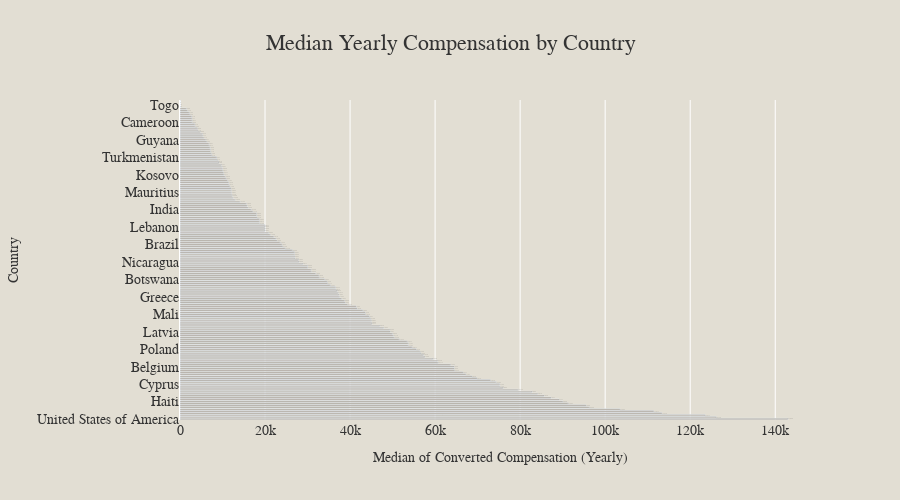

The code cell stored with this chart in its notebook:
### Code cell
# Median Yearly Compensation by Country

import plotly.express as px

# Remove rows with missing compensation or country
df_median = df.dropna(subset=['ConvertedCompYearly', 'Country'])

# Group by 'EdLevel' and calculate the median compensation
median_comp = (
    df_median
    .groupby('Country')['ConvertedCompYearly']
    .median()
    .reset_index()
    .rename(columns={'ConvertedCompYearly': 'MedianComp'})
    .sort_values('MedianComp', ascending=False)
)

median_comp = median_comp[median_comp['Country'] != 'Gabon']

custom_bar_color = '#A89F91'
background_color = '#E2DED3'
font_color = '#333333'

# Create the bar chart
fig = px.bar(
    median_comp,
    x='MedianComp',
    y='Country',
    orientation='h',
    color_discrete_sequence=[custom_bar_color],
    title='Median Yearly Compensation by Country',
    labels={
        'MedianComp': 'Median of Converted Compensation (Yearly)',
        'Country': 'Country'
    },
    text='MedianComp'
)

# Update layout for aesthetics and theme matching
fig.update_traces(
    texttemplate='%{text:,.0f}',
    textposition='outside',
    textfont=dict(size=12, color=font_color)
)
fig.update_layout(
    yaxis=dict(automargin=True, tickfont=dict(size=14, color=font_color)),
    xaxis=dict(tickfont=dict(size=14, color=font_color), title='Median of Converted Compensation (Yearly)'),
    title=dict(x=0.5, font=dict(size=22, color=font_color)),
    plot_bgcolor=background_color,
    paper_bgcolor=background_color,
    bargap=0.3,
    coloraxis_showscale=False,
    height=500,
    font=dict(family='Arial, sans-serif', color=font_color)
)

fig.show()
html_str = fig.to_html(full_html=False, include_plotlyjs='cdn')

# Save the snippet to a file
with open("median_salary_by_country_snippet.html", "w") as f:
    f.write(html_str)

### Figure 1 — Plotly figure (JSON) as saved in the notebook; plotly's stock layout.template omitted (floating-point values rounded to 4 significant figures; data arrays with more than 128 entries replaced by an {"elided": "..."} marker saying what was removed)
{"data": [{"hovertemplate": "Median of Converted Compensation (Yearly)=%{text}<br>Country=%{y}<extra></extra>", "legendgroup": "", "marker": {"color": "#A89F91", "pattern": {"shape": ""}}, "name": "", "orientation": "h", "showlegend": false, "text": {"elided": "165 float values"}, "textfont": {"color": "#333333", "size": 12}, "textposition": "outside", "texttemplate": "%{text:,.0f}", "type": "bar", "x": {"elided": "165 float values"}, "xaxis": "x", "y": {"elided": "165 str values"}, "yaxis": "y"}], "layout": {"bargap": 0.3, "barmode": "relative", "coloraxis": {"showscale": false}, "font": {"color": "#333333", "family": "Arial, sans-serif"}, "height": 500, "legend": {"tracegroupgap": 0}, "paper_bgcolor": "#E2DED3", "plot_bgcolor": "#E2DED3", "title": {"font": {"color": "#333333", "size": 22}, "text": "Median Yearly Compensation by Country", "x": 0.5}, "xaxis": {"anchor": "y", "domain": [0, 1], "tickfont": {"color": "#333333", "size": 14}, "title": {"text": "Median of Converted Compensation (Yearly)"}}, "yaxis": {"anchor": "x", "automargin": true, "domain": [0, 1], "tickfont": {"color": "#333333", "size": 14}, "title": {"text": "Country"}}}}
